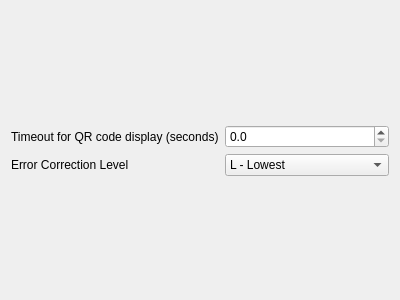
<?xml version="1.0" encoding="UTF-8"?>
<ui version="4.0">
 <class>SettingsWidgetQR</class>
 <widget class="QWidget" name="SettingsWidgetQR">
  <property name="geometry">
   <rect>
    <x>0</x>
    <y>0</y>
    <width>400</width>
    <height>300</height>
   </rect>
  </property>
  <property name="windowTitle">
   <string>Form</string>
  </property>
  <layout class="QFormLayout" name="formLayout">
   <property name="fieldGrowthPolicy">
    <enum>QFormLayout::AllNonFixedFieldsGrow</enum>
   </property>
   <property name="formAlignment">
    <set>Qt::AlignCenter</set>
   </property>
   <item row="0" column="0">
    <widget class="QLabel" name="timeoutLabel">
     <property name="text">
      <string>Timeout for QR code display (seconds)</string>
     </property>
    </widget>
   </item>
   <item row="0" column="1">
    <widget class="QDoubleSpinBox" name="timeoutSpinBox">
     <property name="decimals">
      <number>1</number>
     </property>
     <property name="singleStep">
      <double>0.100000000000000</double>
     </property>
    </widget>
   </item>
   <item row="1" column="0">
    <widget class="QLabel" name="errorCorrectionLabel">
     <property name="text">
      <string>Error Correction Level</string>
     </property>
    </widget>
   </item>
   <item row="1" column="1">
    <widget class="QComboBox" name="errorCorrectionComboBox">
     <item>
      <property name="text">
       <string>L - Lowest</string>
      </property>
     </item>
     <item>
      <property name="text">
       <string>M</string>
      </property>
     </item>
     <item>
      <property name="text">
       <string>Q</string>
      </property>
     </item>
     <item>
      <property name="text">
       <string>H - Highest</string>
      </property>
     </item>
    </widget>
   </item>
  </layout>
 </widget>
 <resources/>
 <connections/>
</ui>
